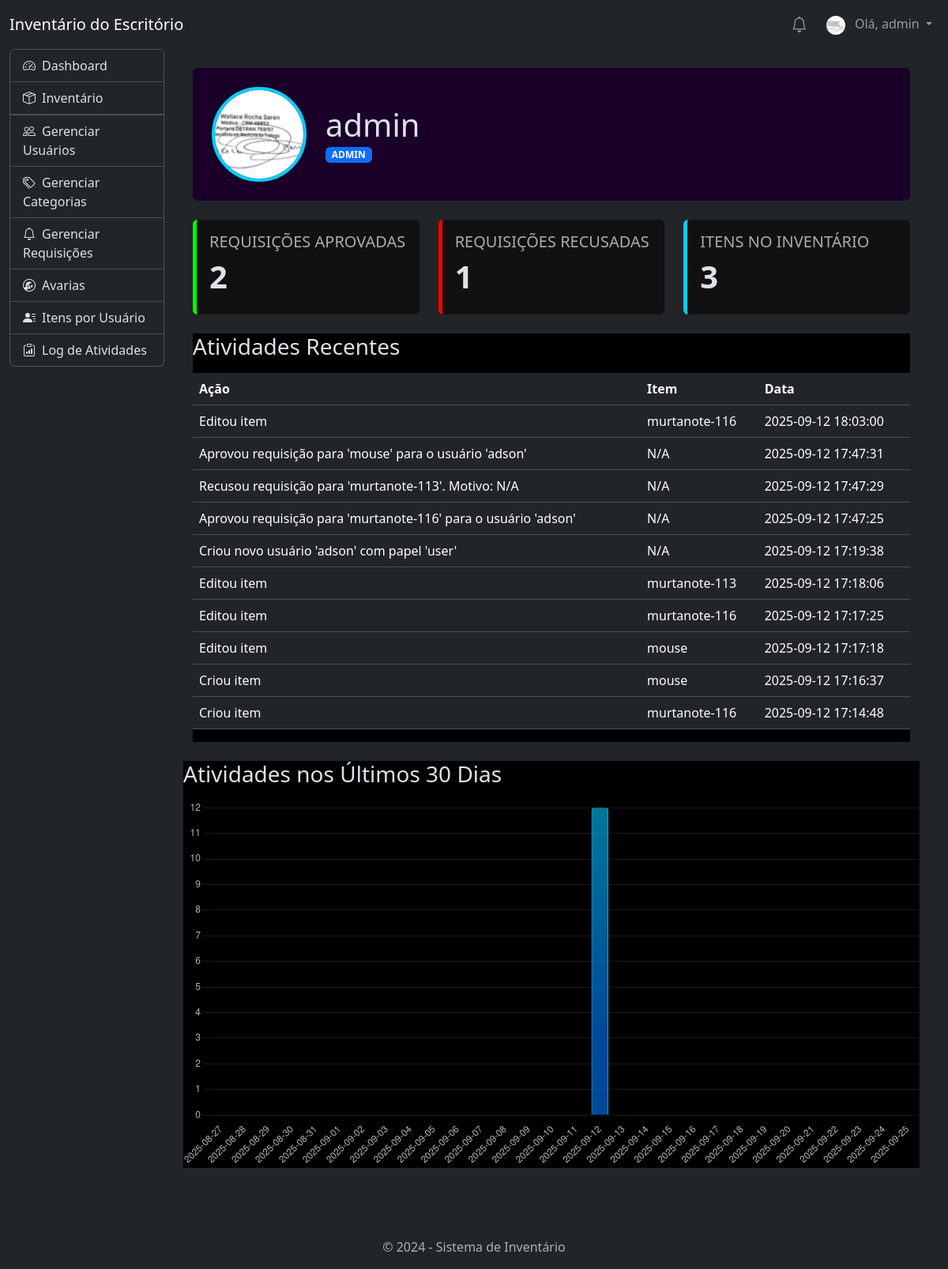
Screenshot of /profile (signed in) with the database file from the repository.
### tables this page shows
CREATE TABLE users (
                id INTEGER PRIMARY KEY AUTOINCREMENT,
                username TEXT UNIQUE NOT NULL,
                password TEXT NOT NULL,
                role TEXT NOT NULL DEFAULT 'user'
            , profile_image_file TEXT);

CREATE TABLE activity_log (
                id INTEGER PRIMARY KEY AUTOINCREMENT,
                user_id INTEGER,
                username TEXT,
                action TEXT,
                item_id INTEGER,
                item_name TEXT,
                timestamp TIMESTAMP DEFAULT CURRENT_TIMESTAMP,
                FOREIGN KEY (user_id) REFERENCES users (id) ON DELETE SET NULL
            );

### app.py (the view, shortened to what this page needs)
@app.route('/profile', methods=('GET', 'POST'))
@login_required
def profile():
    db = get_db()
    user_id = g.user['id']
    stats = {}
    if g.user['role'] == 'admin':
        stats['approved_requests'] = db.execute("SELECT COUNT(id) FROM item_requests WHERE status = 'Aprovado'").fetchone()[0]
        stats['denied_requests'] = db.execute("SELECT COUNT(id) FROM item_requests WHERE status = 'Recusado'").fetchone()[0]
        stats['total_items_added'] = db.execute('SELECT COUNT(id) FROM items').fetchone()[0]
    else:
        stats['total_requests'] = db.execute('SELECT COUNT(id) FROM item_requests WHERE user_id = ?', (user_id,)).fetchone()[0]
        stats['items_in_possession'] = db.execute('SELECT COUNT(id) FROM item_requests WHERE user_id = ? AND status = ?', (user_id, 'Aprovado')).fetchone()[0]
    recent_activities = db.execute(
        'SELECT action, item_name, timestamp FROM activity_log WHERE user_id = ? ORDER BY timestamp DESC LIMIT 10',
        (user_id,)
    ).fetchall()
    from collections import OrderedDict
    activity_by_day = OrderedDict()
    today = date.today()
    for i in range(29, -1, -1):
        day = today - timedelta(days=i)
        activity_by_day[day.strftime("%Y-%m-%d")] = 0
    activity_counts_cursor = db.execute("""
        SELECT strftime('%Y-%m-%d', timestamp) as day, COUNT(id) as count
        FROM activity_log
        WHERE user_id = ? AND timestamp >= date('now', '-30 days')
        GROUP BY day
    """, (user_id,)).fetchall()
    for row in activity_counts_cursor:
        if row['day'] in activity_by_day:
            activity_by_day[row['day']] = row['count']
    chart_labels = list(activity_by_day.keys())
    chart_data = list(activity_by_day.values())
    return render_template(
        'profile.html',
        stats=stats,
        recent_activities=recent_activities,
        chart_labels=chart_labels,
        chart_data=chart_data
    )

### app.py (called while the page is built)
def get_db():
    db = getattr(g, '_database', None)
    if db is None:
        db = g._database = sqlite3.connect(app.config['DATABASE'])
        db.row_factory = sqlite3.Row
    return db

@app.teardown_appcontext
def close_connection(exception):
    db = getattr(g, '_database', None)
    if db is not None:
        db.close()

@app.context_processor
def inject_categories():
    if g.user:
        db = get_db()
        categories = db.execute('SELECT DISTINCT category FROM items WHERE category IS NOT NULL AND category != "" ORDER BY category').fetchall()
        return dict(all_categories=categories)
    return dict(all_categories=[], notifications=[])

@app.context_processor
def inject_notifications():
    if g.user:
        db = get_db()
        notifications = db.execute('SELECT * FROM notifications WHERE user_id = ? AND is_read = 0 ORDER BY created_at DESC', (g.user['id'],)).fetchall()
        return dict(notifications=notifications)
    return dict(notifications=[])

@app.before_request
def load_logged_in_user():
    user_id = session.get('user_id')
    if user_id is None:
        g.user = None
    else:
        g.user = get_db().execute(
            'SELECT * FROM users WHERE id = ?', (user_id,)
        ).fetchone()

def login_required(view):
    @functools.wraps(view)
    def wrapped_view(**kwargs):
        if g.user is None:
            return redirect(url_for('login'))
        return view(**kwargs)
    return wrapped_view

### templates/profile.html (shortened to what this page needs)
{% extends 'base.html' %}
{% block content %}
<div class="container-fluid">
    <div class="row mb-4">
        <div class="col-12">
            <div class="p-4 rounded profile-header" style="background-color: #1a0029;">
                <div class="d-flex align-items-center">
                    <div class="profile-pic-container me-4" onclick="document.getElementById('profilePicInput').click();">
                        {% if g.user.profile_image_file %}
                            <img src="{{ url_for('profile_pic', filename=g.user.profile_image_file) }}" alt="Foto de Perfil" class="profile-pic">
                        {% else %}
                            <img src="https://via.placeholder.com/120/1a0029/00cfff?text={{ g.user.username[0]|upper }}" alt="Foto de Perfil" class="profile-pic">
                        {% endif %}
                    </div>
                    <div>
                        <h1 class="mb-0">{{ g.user.username }}</h1>
                        <span class="badge bg-primary text-uppercase">{{ g.user.role }}</span>
                    </div>
                </div>
            </div>
        </div>
    </div>
    <div class="row g-4 mb-4">
        {% if g.user['role'] == 'admin' %}
            <div class="col-md-4">
                <div class="p-3 rounded h-100 stat-card-minimalist" style="border-color: #00ff00;">
                    <h5 class="text-muted text-uppercase">Requisições Aprovadas</h5><h2 class="display-6 fw-bold">{{ stats.approved_requests }}</h2>
                </div>
            </div>
            <div class="col-md-4">
                <div class="p-3 rounded h-100 stat-card-minimalist" style="border-color: #ff0000;">
                    <h5 class="text-muted text-uppercase">Requisições Recusadas</h5><h2 class="display-6 fw-bold">{{ stats.denied_requests }}</h2>
                </div>
            </div>
            <div class="col-md-4">
                <div class="p-3 rounded h-100 stat-card-minimalist" style="border-color: #00cfff;">
                    <h5 class="text-muted text-uppercase">Itens no Inventário</h5><h2 class="display-6 fw-bold">{{ stats.total_items_added }}</h2>
                </div>
            </div>
        {% endif %}
    </div>
    <div class="row">
        <div class="col-12">
            <div class="table-container" style="background-color: #000000;">
                <h3 class="mb-3">Atividades Recentes</h3>
                {% if recent_activities %}
                    <div class="table-responsive">
                        <table class="table table-futuristic">
                            <thead>
                                <tr>
                                    <th>Ação</th>
                                    <th>Item</th>
                                    <th>Data</th>
                                </tr>
                            </thead>
                            <tbody>
                                {% for activity in recent_activities %}
                                <tr>
                                    <td>{{ activity.action }}</td>
                                    <td>{{ activity.item_name or 'N/A' }}</td>
                                    <td>{{ activity.timestamp.split('.')[0] }}</td>
                                </tr>
                                {% endfor %}
                            </tbody>
                        </table>
                    </div>
                {% else %}
                    <p class="text-center text-muted">Nenhuma atividade recente encontrada.</p>
                {% endif %}
            </div>
        </div>
    </div>
</div>
<div class="row mt-4">
    <div class="col-12">
        <div class="table-container" style="background-color: #000000;">
            <h3 class="mb-3">Atividades nos Últimos 30 Dias</h3>
            <canvas id="activityChart"></canvas>
        </div>
    </div>
</div>
<script>
document.addEventListener('DOMContentLoaded', function () {
    const ctx = document.getElementById('activityChart').getContext('2d');
    const gradient = ctx.createLinearGradient(0, 0, 0, 300);
    gradient.addColorStop(0, 'rgba(0, 199, 255, 0.6)');
    gradient.addColorStop(1, 'rgba(0, 120, 255, 0.6)');
    new Chart(ctx, {
        type: 'bar',
        data: {
            labels: {{ chart_labels|tojson }},
            datasets: [{
                label: 'Número de Atividades',
                data: {{ chart_data|tojson }},
                backgroundColor: gradient,
                borderColor: '#00cfff',
                borderWidth: 1,
                borderRadius: 4,
                hoverBackgroundColor: '#00cfff'
            }]
        },
        options: {
            responsive: true,
            plugins: {
                legend: {
                    display: false
                },
                tooltip: {
                    backgroundColor: 'rgba(0, 0, 0, 0.8)',
                    titleFont: { size: 14, weight: 'bold' },
                    bodyFont: { size: 12 },
                    padding: 10,
                    cornerRadius: 4,
                    displayColors: false
                }
            },
            scales: {
                y: {
                    beginAtZero: true,
                    ticks: {
                        color: 'rgba(255, 255, 255, 0.7)',
                        stepSize: 1 // Garante que o eixo Y tenha apenas números inteiros
                    },
                    grid: { color: 'rgba(255, 255, 255, 0.1)' }
                },
                x: {
                    ticks: { color: 'rgba(255, 255, 255, 0.7)' },
                    grid: { display: false }
                }
            }
        }
    });
});
</script>
{% endblock %}

### templates/base.html (shortened to what this page needs)
<!doctype html>
<html lang="pt-br" data-bs-theme="dark">
<head>
    <link href="https://cdn.jsdelivr.net/npm/bootstrap@5.3.3/dist/css/bootstrap.min.css" rel="stylesheet">
    <link rel="stylesheet" href="https://cdn.jsdelivr.net/npm/bootstrap-icons@1.11.3/font/bootstrap-icons.min.css">
</head>
<body>
    <nav class="navbar navbar-expand-lg navbar-dark bg-dark">
        <div class="container-fluid">
            <a class="navbar-brand" href="{{ url_for('dashboard') }}">Inventário do Escritório</a>
            <div class="navbar-nav d-flex align-items-center">
                {% if g.user %}
                    <div class="nav-item dropdown me-2">
                        <a class="nav-link position-relative" href="#" id="navbarNotificationDropdown" role="button" data-bs-toggle="dropdown" aria-expanded="false">
                            <i class="bi bi-bell fs-5"></i>
                        </a>
                    </div>
                    <div class="nav-item dropdown">
                        <a class="nav-link dropdown-toggle" href="#" id="navbarUserDropdown" role="button" data-bs-toggle="dropdown" aria-expanded="false">
                            {% if g.user.profile_image_file %}
                                <img src="{{ url_for('profile_pic', filename=g.user.profile_image_file) }}" alt="Foto de Perfil" class="rounded-circle me-2" style="width: 24px; height: 24px; object-fit: cover;">
                            {% else %}
                                <i class="bi bi-person-circle me-2"></i>
                            {% endif %}
                            Olá, {{ g.user['username'] }}
                        </a>
                    </div>
                {% else %}
                    <a class="nav-link" href="{{ url_for('login') }}">Login</a>
                    <a class="nav-link" href="{{ url_for('register') }}">Registrar</a>
                {% endif %}
            </div>
        </div>
    </nav>
    <div class="container-fluid">
        <div class="row g-0">
            <aside class="col-md-3 col-lg-2">
                <div class="list-group">
                    <a href="{{ url_for('dashboard') }}" class="list-group-item list-group-item-action {% if request.endpoint == 'dashboard' %}active{% endif %}">
                        <i class="bi bi-speedometer2 me-2"></i>Dashboard
                    </a>
                    {% set inventory_active = request.endpoint in ['index', 'add', 'edit'] %}
                    <a href="#inventory-submenu" data-bs-toggle="collapse" class="list-group-item list-group-item-action {% if inventory_active %}active{% endif %}" aria-expanded="{{ 'true' if inventory_active else 'false' }}">
                        <i class="bi bi-box-seam me-2"></i>Inventário
                    </a>
                    {% if g.user['role'] == 'admin' %}
                        <a href="{{ url_for('manage_users') }}" class="list-group-item list-group-item-action {% if request.endpoint == 'manage_users' %}active{% endif %}">
                            <i class="bi bi-people me-2"></i>Gerenciar Usuários
                        </a>
                        <a href="{{ url_for('manage_categories') }}" class="list-group-item list-group-item-action {% if request.endpoint == 'manage_categories' %}active{% endif %}">
                            <i class="bi bi-tags me-2"></i>Gerenciar Categorias
                        </a>
                        <a href="{{ url_for('manage_requests') }}" class="list-group-item list-group-item-action {% if request.endpoint == 'manage_requests' %}active{% endif %}">
                            <i class="bi bi-bell me-2"></i>Gerenciar Requisições
                        </a>
                        <a href="{{ url_for('broken_items') }}" class="list-group-item list-group-item-action {% if request.endpoint == 'broken_items' %}active{% endif %}">
                            <i class="bi bi-wrench-adjustable-circle me-2"></i>Avarias
                        </a>
                        <a href="{{ url_for('user_assets') }}" class="list-group-item list-group-item-action {% if request.endpoint == 'user_assets' %}active{% endif %}">
                            <i class="bi bi-person-lines-fill me-2"></i>Itens por Usuário
                        </a>
                        <a href="{{ url_for('logs') }}" class="list-group-item list-group-item-action {% if request.endpoint == 'logs' %}active{% endif %}">
                            <i class="bi bi-clipboard-data me-2"></i>Log de Atividades
                        </a>
                    {% endif %}
                </div>
            </aside>
            <main class="col-md-9 col-lg-10 p-4">
                {% block content %}
                {% endblock %}
            </main>
        </div>
    </div>
    <div class="container-fluid">
        <footer class="text-center text-muted mt-5 py-3">
            <p class="mb-0">&copy; 2024 - Sistema de Inventário</p>
        </footer>
    </div>
</body>
</html>

### templates/profile.html (style rules this page uses)
.profile-header { position: relative; }
.profile-pic-container { position: relative; width: 120px; height: 120px; }
.profile-pic { width: 100%; height: 100%; object-fit: cover; border-radius: 50%; border: 4px solid #00cfff; }
.stat-card-minimalist { background-color: #111; border-left: 5px solid; transition: transform 0.2s ease; }

### rows the page displays
users: profile_image_file (picture), user.username "admin", user.role "ADMIN"
activity_log: action "Editou item", item_name "murtanote-116", timestamp "2025-09-12 18:03:00"
activity_log: action "Aprovou requisição para 'mouse' para o usuário 'adson'", item_name "N/A", timestamp "2025-09-12 17:47:31"
activity_log: action "Recusou requisição para 'murtanote-113'. Motivo: N/A", item_name "N/A", timestamp "2025-09-12 17:47:29"
activity_log: action "Aprovou requisição para 'murtanote-116' para o usuário 'adson'", item_name "N/A", timestamp "2025-09-12 17:47:25"
activity_log: action "Criou novo usuário 'adson' com papel 'user'", item_name "N/A", timestamp "2025-09-12 17:19:38"
activity_log: action "Editou item", item_name "murtanote-113", timestamp "2025-09-12 17:18:06"
activity_log: action "Editou item", item_name "murtanote-116", timestamp "2025-09-12 17:17:25"
activity_log: action "Editou item", item_name "mouse", timestamp "2025-09-12 17:17:18"
activity_log: action "Criou item", item_name "mouse", timestamp "2025-09-12 17:16:37"
activity_log: action "Criou item", item_name "murtanote-116", timestamp "2025-09-12 17:14:48"

### other values shown
{{ stats.approved_requests }} "2"
{{ stats.denied_requests }} "1"
{{ stats.total_items_added }} "3"
chart data {{ chart_data|tojson }} [0, 0, 0, 0, 0, 0, 0, 0, 0, 0, 0, 0, 0, 0, 0, 0, 12, 0, 0, 0, 0, 0, 0, 0, 0, 0, 0, 0, 0, 0]
